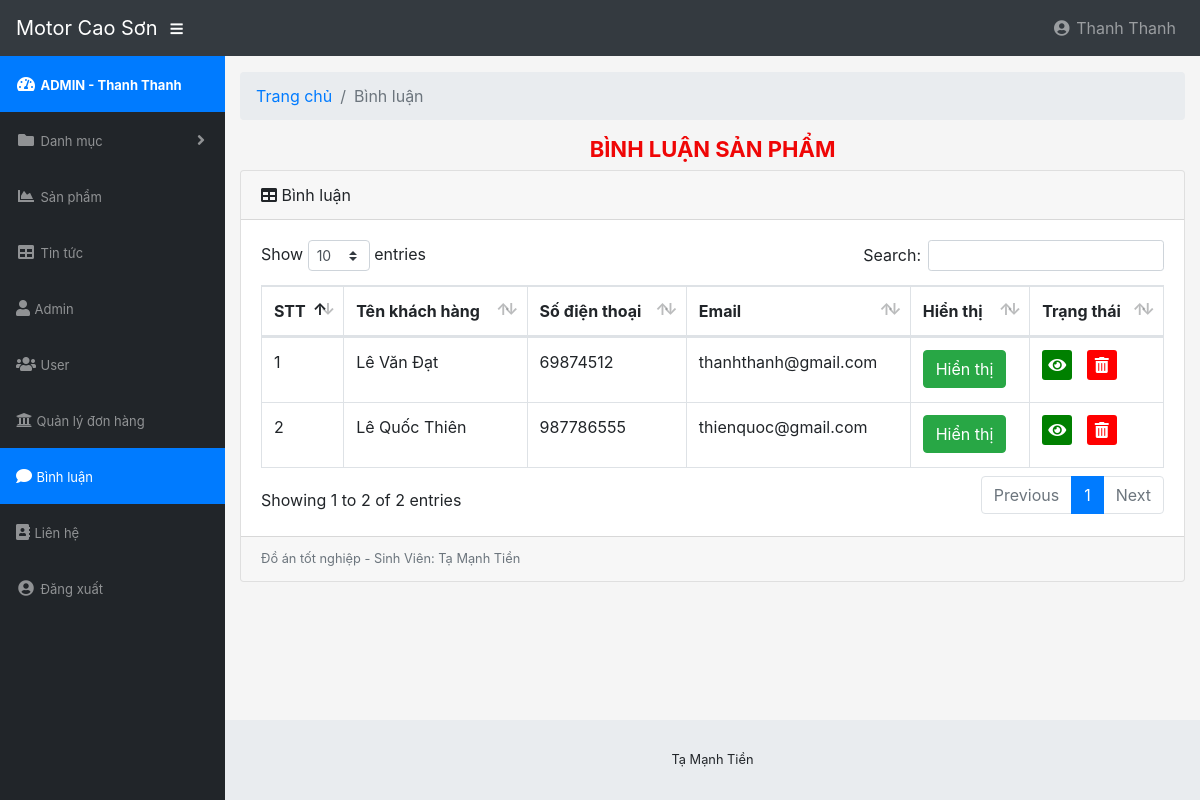
The page /admin/modules/comment/index.php (signed in) on the database its author committed.
### tables this page shows
CREATE TABLE `comment`  (
  `id` int(10) UNSIGNED NOT NULL AUTO_INCREMENT,
  `product_id` int(11) NULL DEFAULT NULL,
  `name` varchar(50) NULL DEFAULT NULL,
  `email` varchar(50) NULL DEFAULT NULL,
  `phone` int(11) NULL DEFAULT NULL,
  `message` text NULL,
  `time` datetime(0) NULL DEFAULT NULL,
  `status` tinyint(4) NULL DEFAULT 1,
  `cm_check` varchar(1) NULL DEFAULT NULL,
  PRIMARY KEY (`id`) USING BTREE
);

### libraries/Database.php (called while the page is built, shortened)
<?php
class Database
{
    public $link;
    public function __construct()
    {
        $this->link = mysqli_connect("localhost","root","","storemotor") or die ();
        mysqli_set_charset($this->link,"utf8");
    }
    public function fetchAll($table)
    {
        $sql = "SELECT * FROM {$table} WHERE 1" ;
        $result = mysqli_query($this->link,$sql) or die("Lỗi Truy Vấn fetchAll " .mysqli_error($this->link));
        $data = [];
        if( $result)
        {
            while ($num = mysqli_fetch_assoc($result))
            {
                $data[] = $num;
            }
        }
        return $data;
    }
}
?>

### admin/autoload/autoload.php (called while the page is built, shortened)
<?php
require_once  __DIR__."/../../libraries/Database.php";
$db = new Database;
?>

### admin/modules/comment/index.php (the view, shortened to what this page needs)
<?php
require_once __DIR__."/../../autoload/autoload.php";
$comment = $db->fetchAll("comment");
?>
<?php require_once __DIR__."/../../layouts/header.php"; ?>
    <div class="container-fluid">
        <ol class="breadcrumb">
            <li class="breadcrumb-item">
                <a href="#">Trang chủ</a>
            </li>
            <li class="breadcrumb-item active">Bình luận</li>
        </ol>
        <div class="admin-title-top">
            <h1>Bình luận sản phẩm</h1>
        </div>
        <div class="admin-content">
            <div class="card mb-3">
                <div class="card-header">
                    <i class="fas fa-table"></i>
                    Bình luận</div>
                <div class="card-body">
                    <div class="table-responsive">
                        <table class="table table-bordered" id="dataTable" width="100%" cellspacing="0">
                            <thead>
                            <tr>
                                <th>STT</th>
                                <th>Tên khách hàng</th>
                                <th>Số điện thoại</th>
                                <th>Email</th>
                                <th>Hiển thị</th>
                                <th>Trạng thái</th>
                            </tr>
                            </thead>
                            <tbody>
                            <?php $stt = 1; foreach ($comment as $item): ?>
                                <tr>
                                    <td><?php echo $stt ?></td>
                                    <td><?php echo $item['name'] ?></td>
                                    <td><?php echo $item['phone'] ?></td>
                                    <td><?php echo $item['email'] ?></td>
                                    <td>
                                        <a class="btn <?php echo $item['status'] == 1 ? 'btn-success' : 'btn-danger' ?>" href="home.php?id=<?php echo $item['id'] ?>">
                                            <?php echo $item['status'] == 1 ? 'Hiển thị' : 'Không hiển thị' ?>
                                        </a>
                                    </td>
                                    <td>
                                        <ul class="list-action">
                                            <li class="item-edit">
                                                <a href="view.php?id=<?php echo $item['id'] ?>" title="Xem chi tiết">
                                                    <i class="fa fa-eye"></i>
                                                </a>
                                            </li>
                                            <li class="item-delete">
                                                <a href="delete.php?id=<?php echo $item['id'] ?>" title="Xóa danh mục">
                                                    <i class="fa fa-trash-alt"></i>
                                                </a>
                                            </li>
                                        </ul>
                                    </td>
                                </tr>
                                <?php $stt++ ; endforeach ?>
                            </tbody>
                        </table>
                    </div>
                </div>
                <div class="card-footer small text-muted">Đồ án tốt nghiệp - Sinh Viên: Tạ Mạnh Tiền</div>
            </div>
        </div>
    </div>
<?php require_once __DIR__."/../../layouts/footer.php"; ?>

### public/admin/css/style-admin.css (style rules this page uses)
li { list-style: none; }
a, a:hover { text-decoration: none; }
.admin-title-top h1 { text-align: center; font-size: 22px; text-transform: uppercase; font-weight: bold; color: #ef0606; }
.list-action { margin: 0; padding: 0; }
.list-action li { display: inline-block; width: 30px; height: 30px; background: red; border-radius: 3px; text-align: center; line-height: 30px; margin-right: 10px; margin-bottom: 10px; }
.list-action li a { color: #fff; }
.item-edit { background: green !important; }

### rows shown on the page
comment: name "Lê Văn Đạt", phone "69874512", email "thanhthanh@gmail.com", status "Hiển thị"
comment: name "Lê Quốc Thiên", phone "987786555", email "thienquoc@gmail.com", status "Hiển thị"

### other values the page prints
$_SESSION['admin_name'] "Thanh Thanh"
